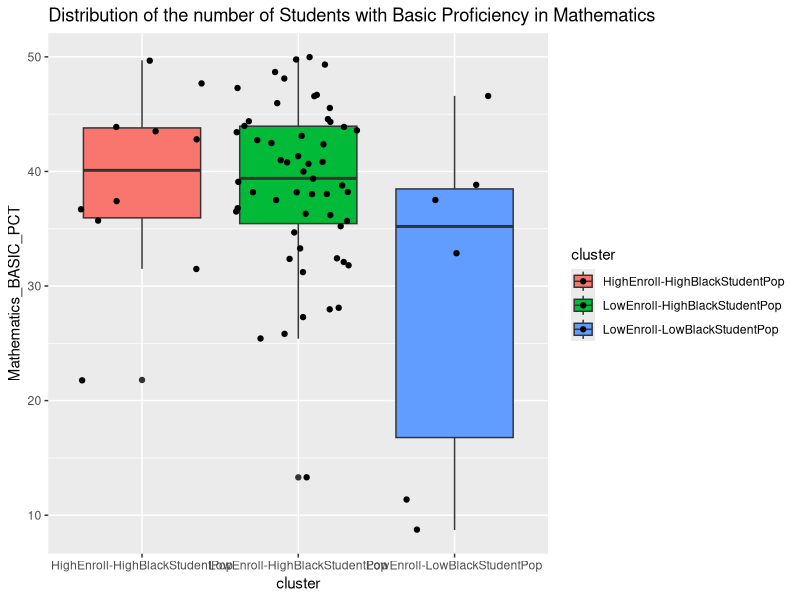
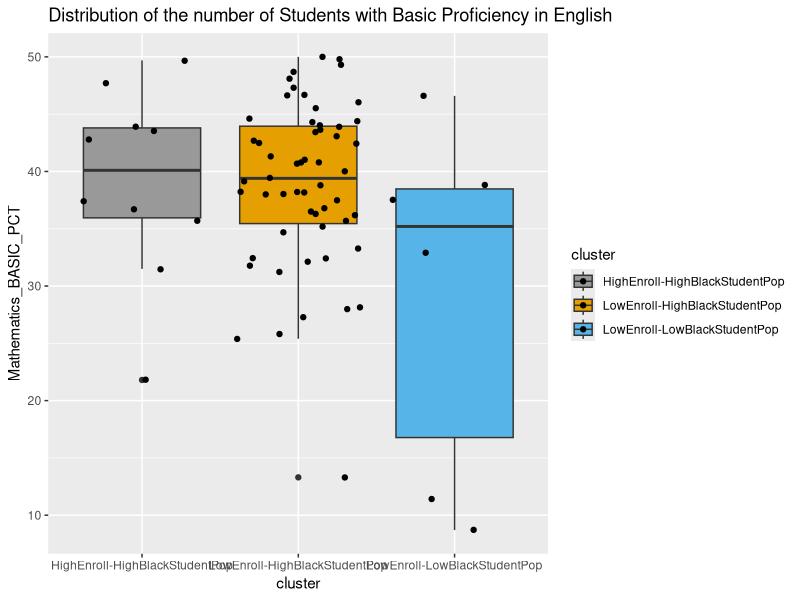

Generate these figures, in order, with R:
#________________Script for Clustering observations into groups based on Demographic features____________________
#If the following library's are not installed, install them by uncommenting following code
# install.packages("dplyr")
# install.packages("ggplot")

#loading Required Librarys
library(dplyr)
library(ggplot2)

setwd("C:/Users/lakna/OneDrive/Desktop/TOT Analysis/DataFiles") #Change based on directory where the files are located in your computer
analysisData<-read.csv("finaldata17.csv")
analysisData[,7:32]<-sapply(analysisData[,7:32],as.numeric) # Converting required columns to be numeric
analysisData<-analysisData%>%filter(Mathematics_BASIC_PCT!=1 & Eng..Language.Arts_BASIC_PCT!=1)


#---------------Hierarachical Clustering of Schools by User Determined K(Number of Clusters,K=3) based on ENROLLMENT Numbers and BLACK student Population 

#Scaling the Enrollment and Black enrollment percentage since they are in different units
clusterData<-analysisData%>%mutate(ENROLLMENT_GRADES_K_12_SCALED=scale(ENROLLMENT_GRADES_K_12),ENROLLMENT_BLACK_PCT_SCALED=scale(ENROLLMENT_BLACK_PCT))
featurePair<-clusterData%>%select(ENROLLMENT_GRADES_K_12_SCALED,ENROLLMENT_BLACK_PCT_SCALED)
featurePair<-dist(featurePair,method="euclidean") #calculating a distance matrix between the two features

      clustering<-hclust(featurePair,method = "complete") #clustering the distance matrix using the complete linkage method
      cassigment<-cutree(clustering,k=3) 
      
analysisData<-mutate(analysisData,cluster=cassigment,cluster=as.factor(cluster))



#The following code shows the average enrollment rates and black student population between the 3 clusters
analysisData %>%
  group_by(cluster) %>%
dplyr::summarize(Mean_enrollment = mean(ENROLLMENT_GRADES_K_12),Mean_black=mean(ENROLLMENT_BLACK_PCT)) 


#Renaming clusters based on cluster characteristics
analysisData$cluster <- gsub("1", "LowEnroll-LowBlackStudentPop", analysisData$cluster)
analysisData$cluster <- gsub("2", "HighEnroll-HighBlackStudentPop", analysisData$cluster)
analysisData$cluster <- gsub("3", "LowEnroll-HighBlackStudentPop", analysisData$cluster)


analysisDataMath<-analysisData%>%arrange(cluster,desc(Mathematics_BASIC_PCT))
analysisDataEnglish<-analysisData%>%arrange(cluster,desc(Eng..Language.Arts_BASIC_PCT))


#The following piece of code returns the top two schools that have the highest number of students with BASIC math profeciency in 2017 

analysisDataMath%>%filter(cluster=="HighEnroll-HighBlackStudentPop")%>%head(2)%>%select(SCHOOL_NAME,Mathematics_BASIC_PCT)
analysisDataMath%>%filter(cluster=="LowEnroll-HighBlackStudentPop")%>%head(2)%>%select(SCHOOL_NAME,Mathematics_BASIC_PCT)
analysisDataMath%>%filter(cluster=="LowEnroll-LowBlackStudentPop")%>%head(2)%>%select(SCHOOL_NAME,Mathematics_BASIC_PCT)


#The following piece of code returns the top two schools that have the highest number of students with BASIC English profeciency in 2017 

analysisDataEnglish%>%filter(cluster=="HighEnroll-HighBlackStudentPop")%>%head(2)%>%select(SCHOOL_NAME,Eng..Language.Arts_BASIC_PCT)
analysisDataEnglish%>%filter(cluster=="LowEnroll-HighBlackStudentPop")%>%head(2)%>%select(SCHOOL_NAME,Eng..Language.Arts_BASIC_PCT)
analysisDataEnglish%>%filter(cluster=="LowEnroll-LowBlackStudentPop")%>%head(2)%>%select(SCHOOL_NAME,Eng..Language.Arts_BASIC_PCT)


#-----------------------------Visualizing Findings---------------------

p1<-ggplot(analysisDataMath, aes(x=cluster, y=Mathematics_BASIC_PCT, fill=cluster)) +
  geom_boxplot()+ggtitle("Distribution of the number of Students with Basic Proficiency in Mathematics")
p1+geom_jitter()

p2<-ggplot(analysisDataEnglish, aes(x=cluster, y=Mathematics_BASIC_PCT, fill=cluster)) +
  geom_boxplot()+ggtitle("Distribution of the number of Students with Basic Proficiency in English")+scale_fill_manual(values=c("#999999", "#E69F00","#56B4E9"))
p2+geom_jitter()
